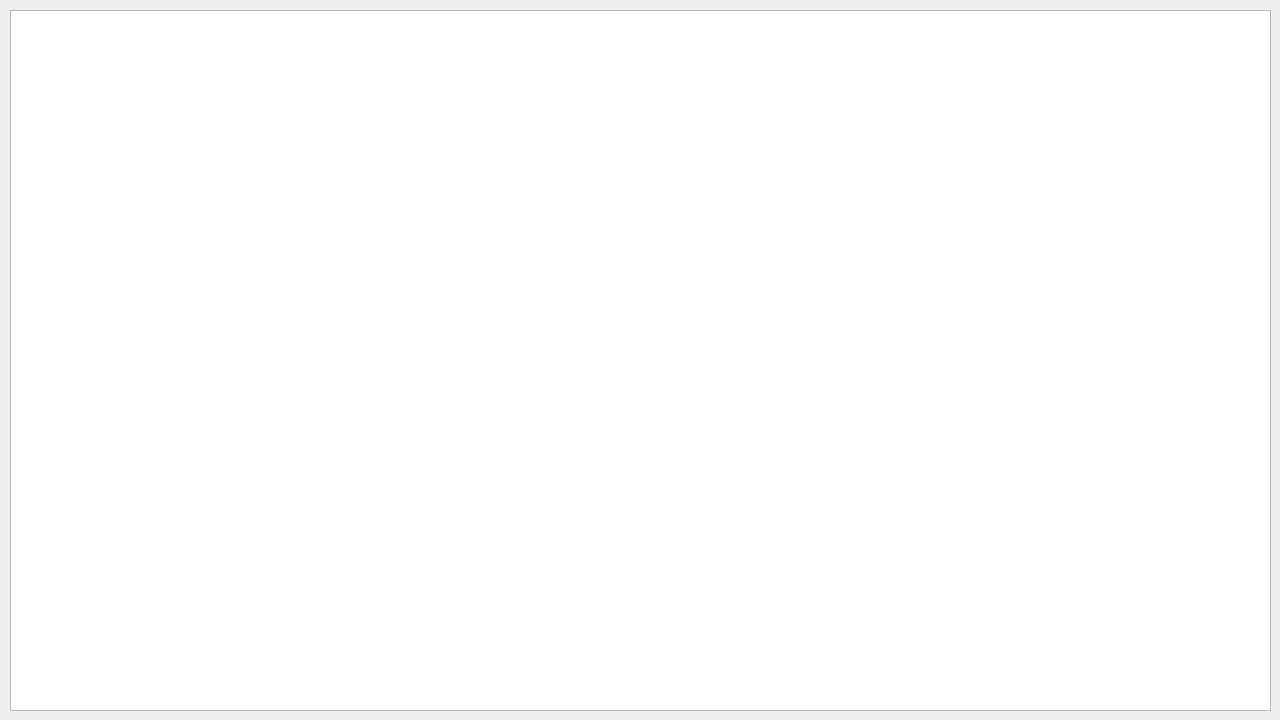
<?xml version="1.0" encoding="UTF-8"?>
<ui version="4.0">
 <class>adminAcceptedComplaints</class>
 <widget class="QDialog" name="adminAcceptedComplaints">
  <property name="geometry">
   <rect>
    <x>0</x>
    <y>0</y>
    <width>1280</width>
    <height>720</height>
   </rect>
  </property>
  <property name="windowTitle">
   <string>Dialog</string>
  </property>
  <widget class="QTableView" name="tableView">
   <property name="geometry">
    <rect>
     <x>10</x>
     <y>10</y>
     <width>1261</width>
     <height>701</height>
    </rect>
   </property>
  </widget>
 </widget>
 <resources/>
 <connections/>
</ui>
